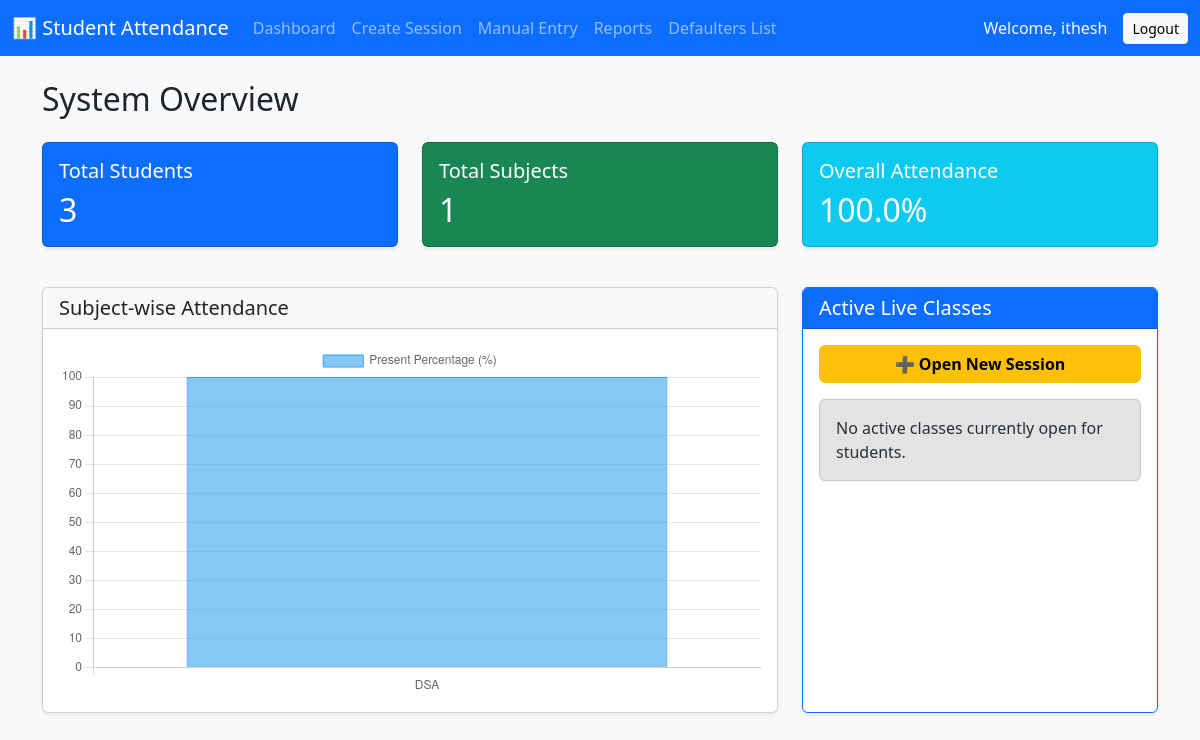
Page /dashboard/ (signed in) on the earlier database version.
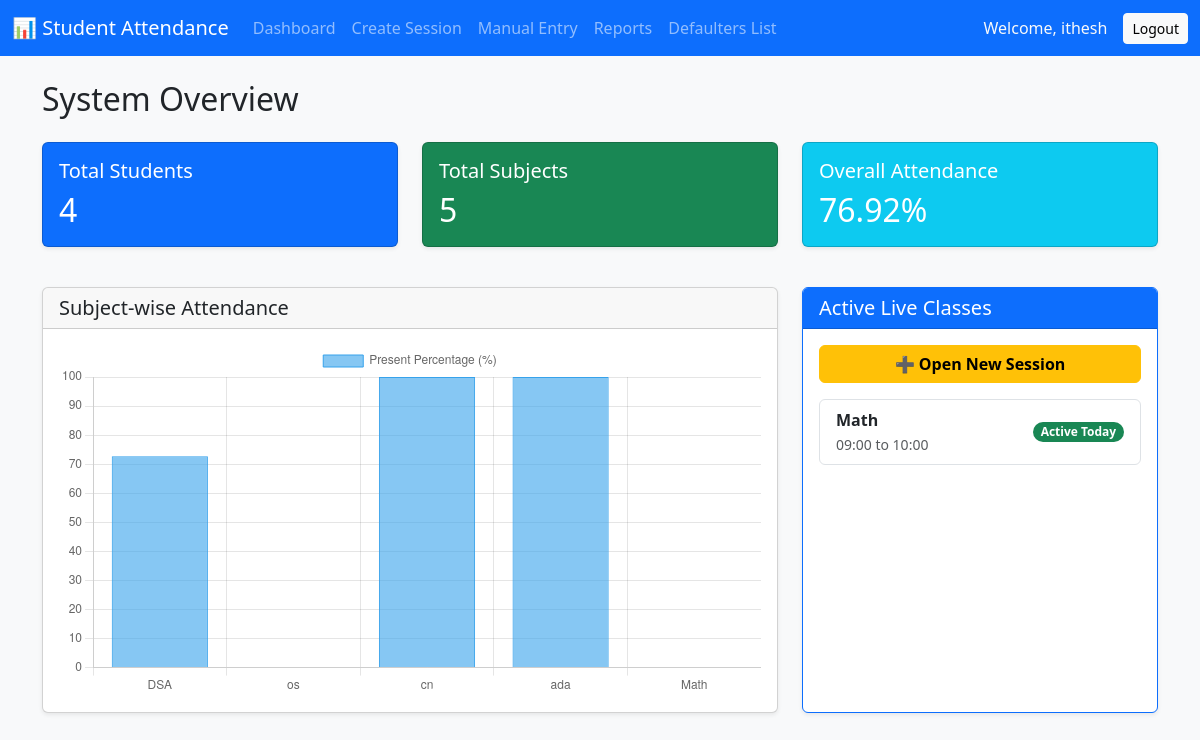
Same page on the later database version.
### attendence/models.py (models this page shows, shortened)
class AttendanceSession(models.Model):
    subject = models.ForeignKey(Subject, on_delete=models.CASCADE)
    date = models.DateField()
    timing = models.CharField(max_length=100, null=True, blank=True) # Deprecated
    start_time = models.TimeField(null=True, blank=True)
    end_time = models.TimeField(null=True, blank=True)
    is_active = models.BooleanField(default=True)
    created_at = models.DateTimeField(auto_now_add=True)

class Subject(models.Model):
    name = models.CharField(max_length=100)

### attendence/views.py (the view)
# urls.py: path('dashboard/', views.dashboard, name='dashboard'),
@staff_member_required
def dashboard(request):
    students_count = Student.objects.count()
    subjects_count = Subject.objects.count()
    total_classes = Attendance.objects.count()
    present_classes = Attendance.objects.filter(status='Present').count()
    attendance_percentage = 0
    if total_classes > 0:
        attendance_percentage = round((present_classes / total_classes) * 100, 2)
    subjects = Subject.objects.all()
    chart_labels = []
    chart_data = []
    for sub in subjects:
        sub_total = Attendance.objects.filter(subject=sub).count()
        sub_present = Attendance.objects.filter(subject=sub, status='Present').count()
        chart_labels.append(sub.name)
        if sub_total > 0:
            chart_data.append(round((sub_present/sub_total)*100, 2))
        else:
            chart_data.append(0)
    active_sessions = AttendanceSession.objects.filter(is_active=True, date=date.today())
    return render(request, 'dashboard.html', {
        'students_count': students_count,
        'subjects_count': subjects_count,
        'attendance_percentage': attendance_percentage,
        'chart_labels': chart_labels,
        'chart_data': chart_data,
        'active_sessions': active_sessions,
    })

### attendence/templates/dashboard.html (shortened to what this page needs)
{% extends 'base.html' %}
{% block content %}
<h2 class="mb-4">System Overview</h2>
<div class="row mb-4">
    <div class="col-md-4">
        <div class="card text-white bg-primary mb-3 shadow-sm">
            <div class="card-body">
                <h5 class="card-title">Total Students</h5>
                <h2 class="card-text">{{ students_count }}</h2>
            </div>
        </div>
    </div>
    <div class="col-md-4">
        <div class="card text-white bg-success mb-3 shadow-sm">
            <div class="card-body">
                <h5 class="card-title">Total Subjects</h5>
                <h2 class="card-text">{{ subjects_count }}</h2>
            </div>
        </div>
    </div>
    <div class="col-md-4">
        <div class="card text-white bg-info mb-3 shadow-sm">
            <div class="card-body">
                <h5 class="card-title">Overall Attendance</h5>
                <h2 class="card-text">{{ attendance_percentage }}%</h2>
            </div>
        </div>
    </div>
</div>
<div class="row">
    <div class="col-lg-8 mb-4">
        <div class="card shadow-sm h-100">
            <div class="card-header d-flex justify-content-between align-items-center">
                <h5 class="mb-0">Subject-wise Attendance</h5>
            </div>
            <div class="card-body">
                <canvas id="attendanceChart"></canvas>
            </div>
        </div>
    </div>
    <div class="col-lg-4 mb-4">
        <div class="card shadow-sm h-100 border-primary">
            <div class="card-header bg-primary text-white d-flex justify-content-between align-items-center">
                <h5 class="mb-0">Active Live Classes</h5>
            </div>
            <div class="card-body">
                <a href="{% url 'create_session' %}" class="btn btn-warning w-100 mb-3 fw-bold">➕ Open New Session</a>
                {% if active_sessions %}
                <ul class="list-group">
                    {% for session in active_sessions %}
                    <li class="list-group-item d-flex justify-content-between align-items-center">
                        <div>
                            <strong>{{ session.subject.name }}</strong><br>
                            <small class="text-muted">{{ session.start_time|time:"H:i" }} to {{ session.end_time|time:"H:i" }}</small>
                        </div>
                        <span class="badge bg-success rounded-pill">Active Today</span>
                    </li>
                    {% endfor %}
                </ul>
                {% else %}
                <div class="alert alert-secondary">No active classes currently open for students.</div>
                {% endif %}
            </div>
        </div>
    </div>
</div>
{% endblock %}
{% block scripts %}
<script>
    const ctx = document.getElementById('attendanceChart').getContext('2d');
    const myChart = new Chart(ctx, {
        type: 'bar',
        data: {
            labels: {{ chart_labels|safe }},
            datasets: [{
                label: 'Present Percentage (%)',
                data: {{ chart_data|safe }},
                backgroundColor: 'rgba(54, 162, 235, 0.6)',
                borderColor: 'rgba(54, 162, 235, 1)',
                borderWidth: 1
            }]
        },
        options: {
            scales: {
                y: {
                    beginAtZero: true,
                    max: 100
                }
            }
        }
    });
</script>
{% endblock %}

Differences in the rows shown:
added AttendanceSession: subject.name "Math", start_time "09:00", end_time "10:00"
Other differences:
{{ students_count }}: "3" → "4"
{{ subjects_count }}: "1" → "5"
{{ attendance_percentage }}: "100.0" → "76.92"
chart data {{ chart_labels|safe }}: ['DSA'] → ['DSA', 'os', 'cn', 'ada', 'Math']
chart data {{ chart_data|safe }}: [100.0] → [72.73, 0, 100.0, 100.0, 0]
text no longer shown: "No active classes currently open for students."
